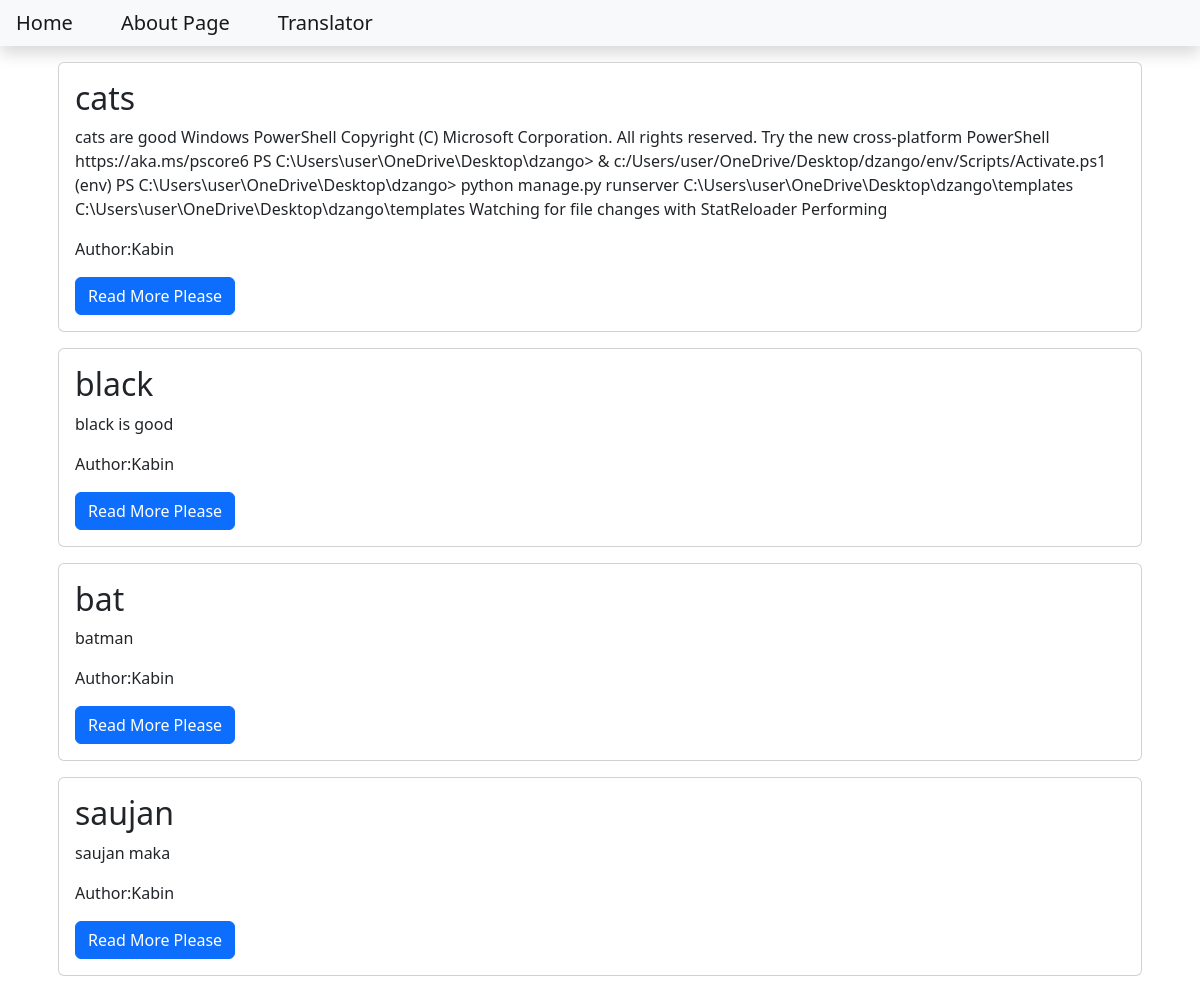
The page / on the database its author committed.
### blog/models.py (models this page shows, shortened)
class Post(models.Model):
    title = models.CharField(max_length=200)
    content = models.TextField()
    date_created = models.DateTimeField(auto_now_add=TRUE)
    slug = models.SlugField(max_length=200, unique=True)
    author = models.ForeignKey(to=User, on_delete=models.CASCADE)
    status = models.IntegerField(choices=STATUS, default=0)

### blog/views.py (the view)
# urls.py: path('', views.PostList.as_view(), name='home')
class PostList(generic.ListView):  # ListView render html by getting data from multiple post
    queryset = Post.objects.filter(status=1).order_by('date_created')
    template_name = 'index.html'

### templates/index.html
{% extends 'base.html' %}
{% block content %}
<div class="container">
    {% for post in post_list %}
    <div class="card m-3">
        <div class="card-body">
            <h2 class="card=title">
                {{post.title}}
            </h2>
            <p class="card-text">
                {{post.content | slice:"500"}}
            </p>
            <p class="card-text">
                Author:{{post.author |title}}
            </p>
            <a class="btn btn-primary" href="{% url 'blog_view' post.slug %}">
                Read More Please
            </a>
        </div>
    </div>
    {% endfor %}
</div>
{% endblock content %}

### templates/base.html (shortened to what this page needs)
<!DOCTYPE html>
<html lang="en">
<html>
<head>
    <link href="https://cdn.jsdelivr.net/npm/bootstrap@5.2.2/dist/css/bootstrap.min.css" rel="stylesheet"
>
</head>
<body>
    <nav class="navbar navbar-expand-lg navbar-light bg-light shadow mb-3" id='mainNav'>
        <div class="collapse navbar-collapse" id="navbarResponsive">
            <ul class="navbar-nav ml-auto">
                <li class="nav-item">
                    <a class="navbar-brand p-3" href="{% url 'home' %}">Home
                    </a>
                </li>
                <li>
                    <a class="navbar-brand p-3" href="{% url 'about_view' %}">About Page
                    </a>
                </li>
                <li>
                    <a class="navbar-brand p-3" href="{% url 'translator_view' %}">Translator
                    </a>
                </li>
            </ul>
        </div>
    </nav>
    {% block content %}
    {% endblock content %}
</body>
</html>

### rows shown on the page
Post: title "cats", content "cats are good Windows PowerShell Copyright (C) Microsoft Corporation. All rights reserved. Try the new cross-platform PowerShell https://aka.ms/pscore6 PS C:\\Users\\user\\OneDrive\\Desktop\\dzango> & c:/Users/user/OneDrive/Desktop/dzango/env/Scripts/Activate.ps1 (env) PS C:\\Users\\user\\OneDrive\\Desktop\\dzango> python manage.py runserver C:\\Users\\user\\OneDrive\\Desktop\\dzango\\templates C:\\Users\\user\\OneDrive\\Desktop\\dzango\\templates Watching for file changes with StatReloader Performing", author "Kabin"
Post: title "black", content "black is good", author "Kabin"
Post: title "bat", content "batman", author "Kabin"
Post: title "saujan", content "saujan maka", author "Kabin"
